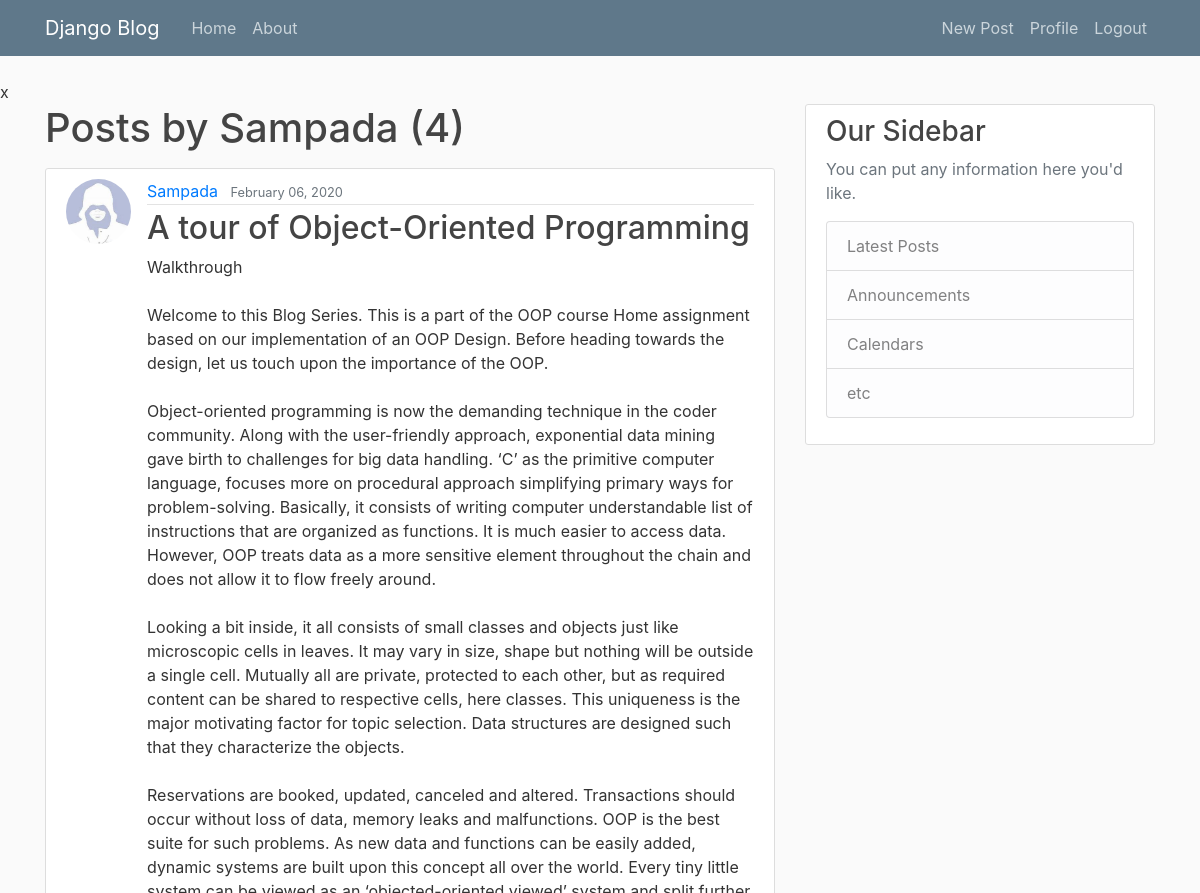
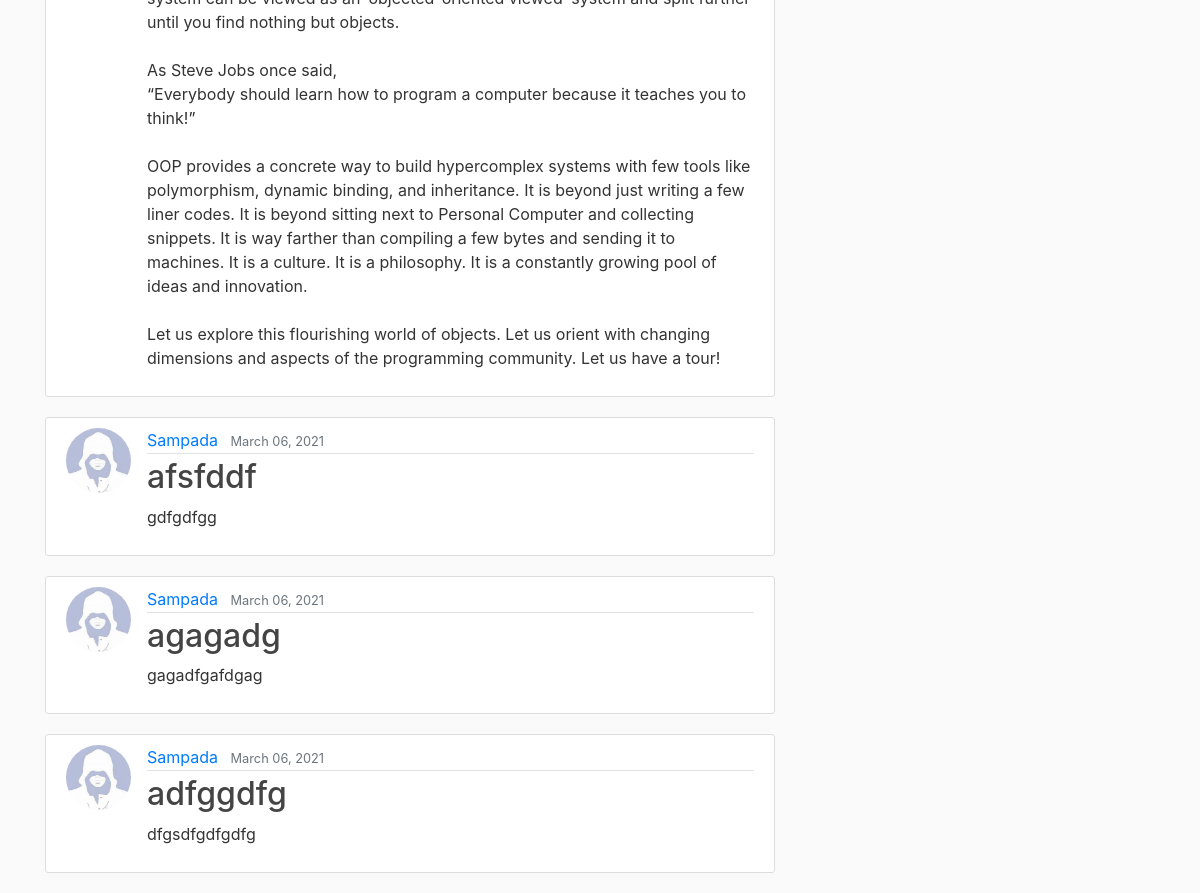
The app's page /user/Sampada (signed in) with its own data (2 pictures, top to bottom).
### blog/models.py (models this page shows, shortened)
class Post(models.Model):
    title = models.CharField(max_length=100)
    content = models.TextField()
    date = models.DateTimeField(default=timezone.now)
    author = models.ForeignKey(User,on_delete= models.CASCADE)

### users/models.py (models this page shows, shortened)
class Profile(models.Model):
    user = models.OneToOneField(User, on_delete=models.CASCADE) #cascade means if user is deleted, profile is deleted too
    image = models.ImageField(default='default.jpg',upload_to='profile_pics')

### blog/views.py (the view)
# urls.py: path('user/<str:username>', UserPostListView.as_view(), name = 'user-posts'),
class UserPostListView(ListView):
    model = Post
    template_name = 'blog/user_posts.html' #<app>/<model>_<viewpoint>.html
    context_object_name = 'posts'
    paginate_by = 5
    def get_queryset(self):
        user = get_object_or_404(User, username = self.kwargs.get('username'))
        return Post.objects.filter(author = user).order_by('date')

### blog/templates/blog/user_posts.html (shortened to what this page needs)
{%extends "blog/base.html" %}
{%block content%}
        <h1 class="mb-3">Posts by {{view.kwargs.username}} ({{page_obj.paginator.count}})</h1>
    {%for post in posts%}
        <article class="media content-section back">
            <img class= "rounded-circle article-img" src="{{post.author.profile.image.url}}">
          <div class="media-body">
            <div class="article-metadata">
              <a class="mr-2" href="{%url 'user-posts' post.author.username%}">{{ post.author }}</a>
              <small class="text-muted">{{ post.date|date:"F d, Y" }}</small>
            </div>
            <h2><a class="article-title" href="{%url 'post-detail' post.id %}">{{ post.title }}</a></h2>
            <p class="article-content">{{ post.content }}</p>
          </div>
        </article>
    {%endfor%}
{%endblock content%}

### blog/static/blog/main.css (style rules this page uses)
body { background: #fafafa; color: #333333; margin-top: 5rem; }
h1, h2, h3, h4, h5, h6 { color: #444444; }
.content-section { background: #ffffff; padding: 10px 20px; border: 1px solid #dddddd; border-radius: 3px; margin-bottom: 20px; }
.article-title { color: #444444; }
.article-content { white-space: pre-line; }
.article-img { height: 65px; width: 65px; margin-right: 16px; }
.article-metadata { padding-bottom: 1px; margin-bottom: 4px; border-bottom: 1px solid #e3e3e3 }

### records on screen
Post: author.profile.image (placeholder picture), author "Sampada", date "February 06, 2020", title "A tour of Object-Oriented Programming", content "Walkthrough Welcome to this Blog Series. This is a part of the OOP course Home assignment based on our implementation of an OOP Design. Before heading towards the design, let us touch upon the importance of the OOP. Object-oriented programming is now the demanding technique in the coder community. Along with the user-friendly approach, exponential data mining gave birth to challenges for big data handling. ‘C’ as the primitive computer language, focuses more on procedural approach simplifying primary ways for problem-solving. Basically, it consists of writing computer understandable list of instructions that are organized as functions. It is much easier to access data. However, OOP treats…"
Post: author.profile.image (placeholder picture), author "Sampada", date "March 06, 2021", title "afsfddf", content "gdfgdfgg"
Post: author.profile.image (placeholder picture), author "Sampada", date "March 06, 2021", title "agagadg", content "gagadfgafdgag"
Post: author.profile.image (placeholder picture), author "Sampada", date "March 06, 2021", title "adfggdfg", content "dfgsdfgdfgdfg"

### other values on screen
{{ view.kwargs.username }} "Sampada"
{{ page_obj.paginator.count }} "4"
